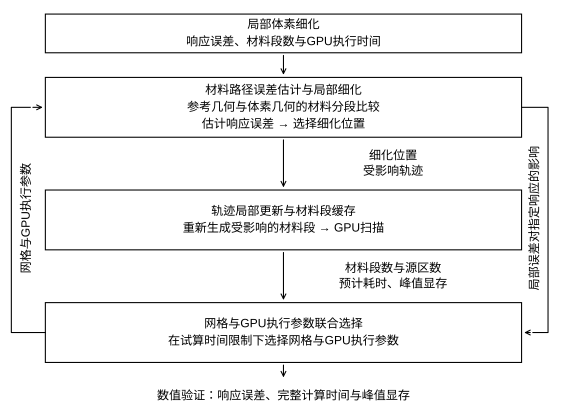

Python code for this plot:
#!/usr/bin/env python3
"""Chapter-five information flow, not a transport-solver flowchart.

Contract: original editable vector, 148.2 x 108 mm, black on white, 9 PDF pt.
Error estimation supplies refinement regions and response changes. Trajectory updating supplies
segment counts and time/memory estimates. Parameter selection chooses trials and returns
refinement/execution settings; chapter 5.5 supplies independent tests.
Evidence: planned algorithms in chapter 5 only, no measured performance claims.
No comparable quantitative panels; panel-alignment gate is not applicable.
"""
import re
import matplotlib
matplotlib.use('Agg')
import matplotlib.pyplot as plt
from matplotlib.patches import Rectangle, FancyArrowPatch
from figure_style import configure, finish, ROOT


def draw():
    configure()
    fig, ax = plt.subplots(figsize=(148.2/25.4, 108/25.4))
    fig.subplots_adjust(left=0, right=1, bottom=0, top=1)
    ax.set(xlim=(0,148.2), ylim=(0,116)); ax.axis('off')

    def box(y,h,text,gid):
        patch=Rectangle((12,y),126,h,fc='white',ec='black',lw=.8)
        patch.set_gid('node-'+gid);ax.add_patch(patch)
        ax.text(75,y+h/2,text,ha='center',va='center',linespacing=1.55,gid='text-'+gid)

    def arrow(x,y,u,v,gid):
        patch=FancyArrowPatch((x,y),(u,v),arrowstyle='->',mutation_scale=9,lw=.8,color='black')
        patch.set_gid('edge-'+gid);ax.add_patch(patch)

    box(101,11,'局部体素细化\n响应误差、材料段数与GPU执行时间','scope')
    box(77,17,'材料路径误差估计与局部细化\n参考几何与体素几何的材料分段比较\n估计响应误差 → 选择细化位置','error')
    box(45,17,'轨迹局部更新与材料段缓存\n重新生成受影响的材料段 → GPU扫描','gpu')
    box(13,17,'网格与GPU执行参数联合选择\n在试算时间限制下选择网格与GPU执行参数','selection')
    arrow(75,101,75,94,'scope-error')
    arrow(75,77,75,62,'error-gpu')
    ax.text(104,69.5,'细化位置\n受影响轨迹',ha='center',va='center',linespacing=1.4,gid='refinement-work')
    arrow(75,45,75,30,'gpu-selection')
    ax.text(104,37.5,'材料段数与源区数\n预计耗时、峰值显存',ha='center',va='center',linespacing=1.4,gid='work-cost')
    ax.plot([138,145,145,141],[85.5,85.5,21.5,21.5],lw=.8,color='black',gid='error-cost-link')
    arrow(141,21.5,138,21.5,'error-selection')
    ax.text(141.5,54,'局部误差对指定响应的影响',rotation=90,rotation_mode='anchor',ha='center',va='center',gid='error-feed')
    ax.plot([12,3,3,8],[21.5,21.5,85.5,85.5],lw=.8,color='black',gid='configuration-return')
    arrow(8,85.5,12,85.5,'selection-feedback')
    ax.text(7,54,'网格与GPU执行参数',rotation=90,rotation_mode='anchor',ha='center',va='center',gid='feedback-text')
    arrow(75,13,75,8,'selection-validation')
    ax.text(75,3.5,'数值验证：响应误差、完整计算时间与峰值显存',ha='center',va='center',gid='validation')
    finish(fig,'research_plan_v21')
    svg=ROOT/'figure_sources/research_plan_v21.svg'
    fig.savefig(svg)
    raw=svg.read_text()
    raw=re.sub(r'<!DOCTYPE[^>]+>','',raw)
    raw=re.sub(r'(font-size: [0-9.]+)px',r'\1',raw)
    raw=re.sub(r' transform="rotate\(-?0 [^"]+\)"','',raw)
    svg.write_text('\n'.join(line.rstrip() for line in raw.splitlines())+'\n')
    plt.close(fig)

if __name__=='__main__':
    draw()
